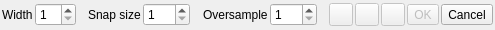
<?xml version="1.0" encoding="UTF-8"?>
<ui version="4.0">
 <class>TracePolyLineDlg</class>
 <widget class="QDialog" name="TracePolyLineDlg">
  <property name="geometry">
   <rect>
    <x>0</x>
    <y>0</y>
    <width>495</width>
    <height>30</height>
   </rect>
  </property>
  <property name="sizePolicy">
   <sizepolicy hsizetype="Fixed" vsizetype="Fixed">
    <horstretch>0</horstretch>
    <verstretch>0</verstretch>
   </sizepolicy>
  </property>
  <property name="windowTitle">
   <string>Segmentation</string>
  </property>
  <layout class="QHBoxLayout" name="horizontalLayout">
   <property name="spacing">
    <number>2</number>
   </property>
   <property name="leftMargin">
    <number>2</number>
   </property>
   <property name="topMargin">
    <number>2</number>
   </property>
   <property name="rightMargin">
    <number>2</number>
   </property>
   <property name="bottomMargin">
    <number>2</number>
   </property>
   <item>
    <widget class="QLabel" name="label_3">
     <property name="text">
      <string>Width</string>
     </property>
    </widget>
   </item>
   <item>
    <widget class="QSpinBox" name="widthSpinBox">
     <property name="minimum">
      <number>1</number>
     </property>
     <property name="maximum">
      <number>10</number>
     </property>
     <property name="value">
      <number>1</number>
     </property>
    </widget>
   </item>
   <item>
    <spacer name="horizontalSpacer_3">
     <property name="orientation">
      <enum>Qt::Horizontal</enum>
     </property>
     <property name="sizeHint" stdset="0">
      <size>
       <width>10</width>
       <height>20</height>
      </size>
     </property>
    </spacer>
   </item>
   <item>
    <widget class="QLabel" name="label">
     <property name="sizePolicy">
      <sizepolicy hsizetype="Fixed" vsizetype="Fixed">
       <horstretch>0</horstretch>
       <verstretch>0</verstretch>
      </sizepolicy>
     </property>
     <property name="text">
      <string>Snap size</string>
     </property>
    </widget>
   </item>
   <item>
    <widget class="QSpinBox" name="snapSizeSpinBox">
     <property name="minimum">
      <number>1</number>
     </property>
     <property name="maximum">
      <number>100</number>
     </property>
    </widget>
   </item>
   <item>
    <spacer name="horizontalSpacer_2">
     <property name="orientation">
      <enum>Qt::Horizontal</enum>
     </property>
     <property name="sizeHint" stdset="0">
      <size>
       <width>10</width>
       <height>20</height>
      </size>
     </property>
    </spacer>
   </item>
   <item>
    <widget class="QLabel" name="label_2">
     <property name="text">
      <string>Oversample</string>
     </property>
    </widget>
   </item>
   <item>
    <widget class="QSpinBox" name="oversampleSpinBox">
     <property name="minimum">
      <number>1</number>
     </property>
     <property name="maximum">
      <number>100</number>
     </property>
    </widget>
   </item>
   <item>
    <spacer name="horizontalSpacer">
     <property name="orientation">
      <enum>Qt::Horizontal</enum>
     </property>
     <property name="sizeHint" stdset="0">
      <size>
       <width>10</width>
       <height>20</height>
      </size>
     </property>
    </spacer>
   </item>
   <item>
    <widget class="QToolButton" name="saveToolButton">
     <property name="enabled">
      <bool>false</bool>
     </property>
     <property name="toolTip">
      <string>Export current polyline to the main DB</string>
     </property>
     <property name="icon">
      <iconset resource="../MainWindow.qrc">
       <normaloff>:/Resources/images/dbContainerSymbol3.png</normaloff>:/Resources/images/dbContainerSymbol3.png</iconset>
     </property>
    </widget>
   </item>
   <item>
    <widget class="QToolButton" name="resetToolButton">
     <property name="enabled">
      <bool>false</bool>
     </property>
     <property name="toolTip">
      <string>reset current polyline</string>
     </property>
     <property name="icon">
      <iconset resource="../MainWindow.qrc">
       <normaloff>:/Resources/images/svg/small/smallReset.svg</normaloff>:/Resources/images/svg/small/smallReset.svg</iconset>
     </property>
    </widget>
   </item>
   <item>
    <widget class="QToolButton" name="continueToolButton">
     <property name="enabled">
      <bool>false</bool>
     </property>
     <property name="toolTip">
      <string>Continue the current polyline edition</string>
     </property>
     <property name="icon">
      <iconset resource="../MainWindow.qrc">
       <normaloff>:/Resources/images/svg/ecv/ecvAddConstSF.svg</normaloff>:/Resources/images/svg/ecv/ecvAddConstSF.svg</iconset>
     </property>
     <property name="shortcut">
      <string extracomment="Shortcut for continue">C</string>
     </property>
    </widget>
   </item>
   <item>
    <widget class="QToolButton" name="validButton">
     <property name="enabled">
      <bool>false</bool>
     </property>
     <property name="sizePolicy">
      <sizepolicy hsizetype="Fixed" vsizetype="Fixed">
       <horstretch>0</horstretch>
       <verstretch>0</verstretch>
      </sizepolicy>
     </property>
     <property name="toolTip">
      <string>Confirm polyline creation and exit</string>
     </property>
     <property name="text">
      <string>OK</string>
     </property>
     <property name="icon">
      <iconset resource="../MainWindow.qrc">
       <normaloff>:/Resources/images/svg/small/smallValidate.svg</normaloff>:/Resources/images/svg/small/smallValidate.svg</iconset>
     </property>
    </widget>
   </item>
   <item>
    <widget class="QToolButton" name="cancelButton">
     <property name="sizePolicy">
      <sizepolicy hsizetype="Fixed" vsizetype="Fixed">
       <horstretch>0</horstretch>
       <verstretch>0</verstretch>
      </sizepolicy>
     </property>
     <property name="toolTip">
      <string>Cancel</string>
     </property>
     <property name="text">
      <string>Cancel</string>
     </property>
     <property name="icon">
      <iconset resource="../MainWindow.qrc">
       <normaloff>:/Resources/images/svg/small/smallCancel.svg</normaloff>:/Resources/images/svg/small/smallCancel.svg</iconset>
     </property>
    </widget>
   </item>
  </layout>
 </widget>
 <resources>
  <include location="../MainWindow.qrc"/>
 </resources>
 <connections/>
</ui>
